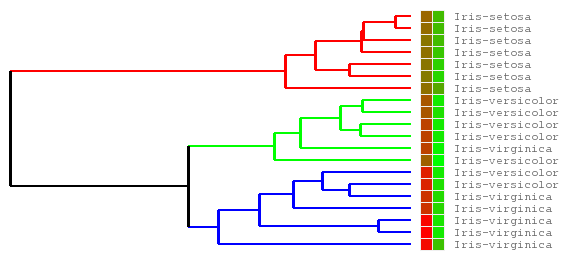

Write the Python code that produced this figure.
import orange
import orngClustering

data = orange.ExampleTable("iris")
sample = data.selectref(orange.MakeRandomIndices2(data, 20), 0)
root = orngClustering.hierarchicalClustering(sample)
reduced = orange.ExampleTable(orange.Domain(sample.domain[:2], False), sample)

my_colors = [(255,0,0), (0,255,0), (0,0,255)]
cls = orngClustering.hierarchicalClustering_topClusters(root, 3)
colors = dict([(cl, col) for cl, col in zip(cls, my_colors)])

dendrogram = orngClustering.DendrogramPlot(root, reduced, labels=[str(d.getclass()) for d in sample],
    clusterColors=colors)
dendrogram.setMatrixColorScheme((0, 255, 0), (255, 0, 0))
dendrogram.plot("hclust-colored-dendrogram.png")
